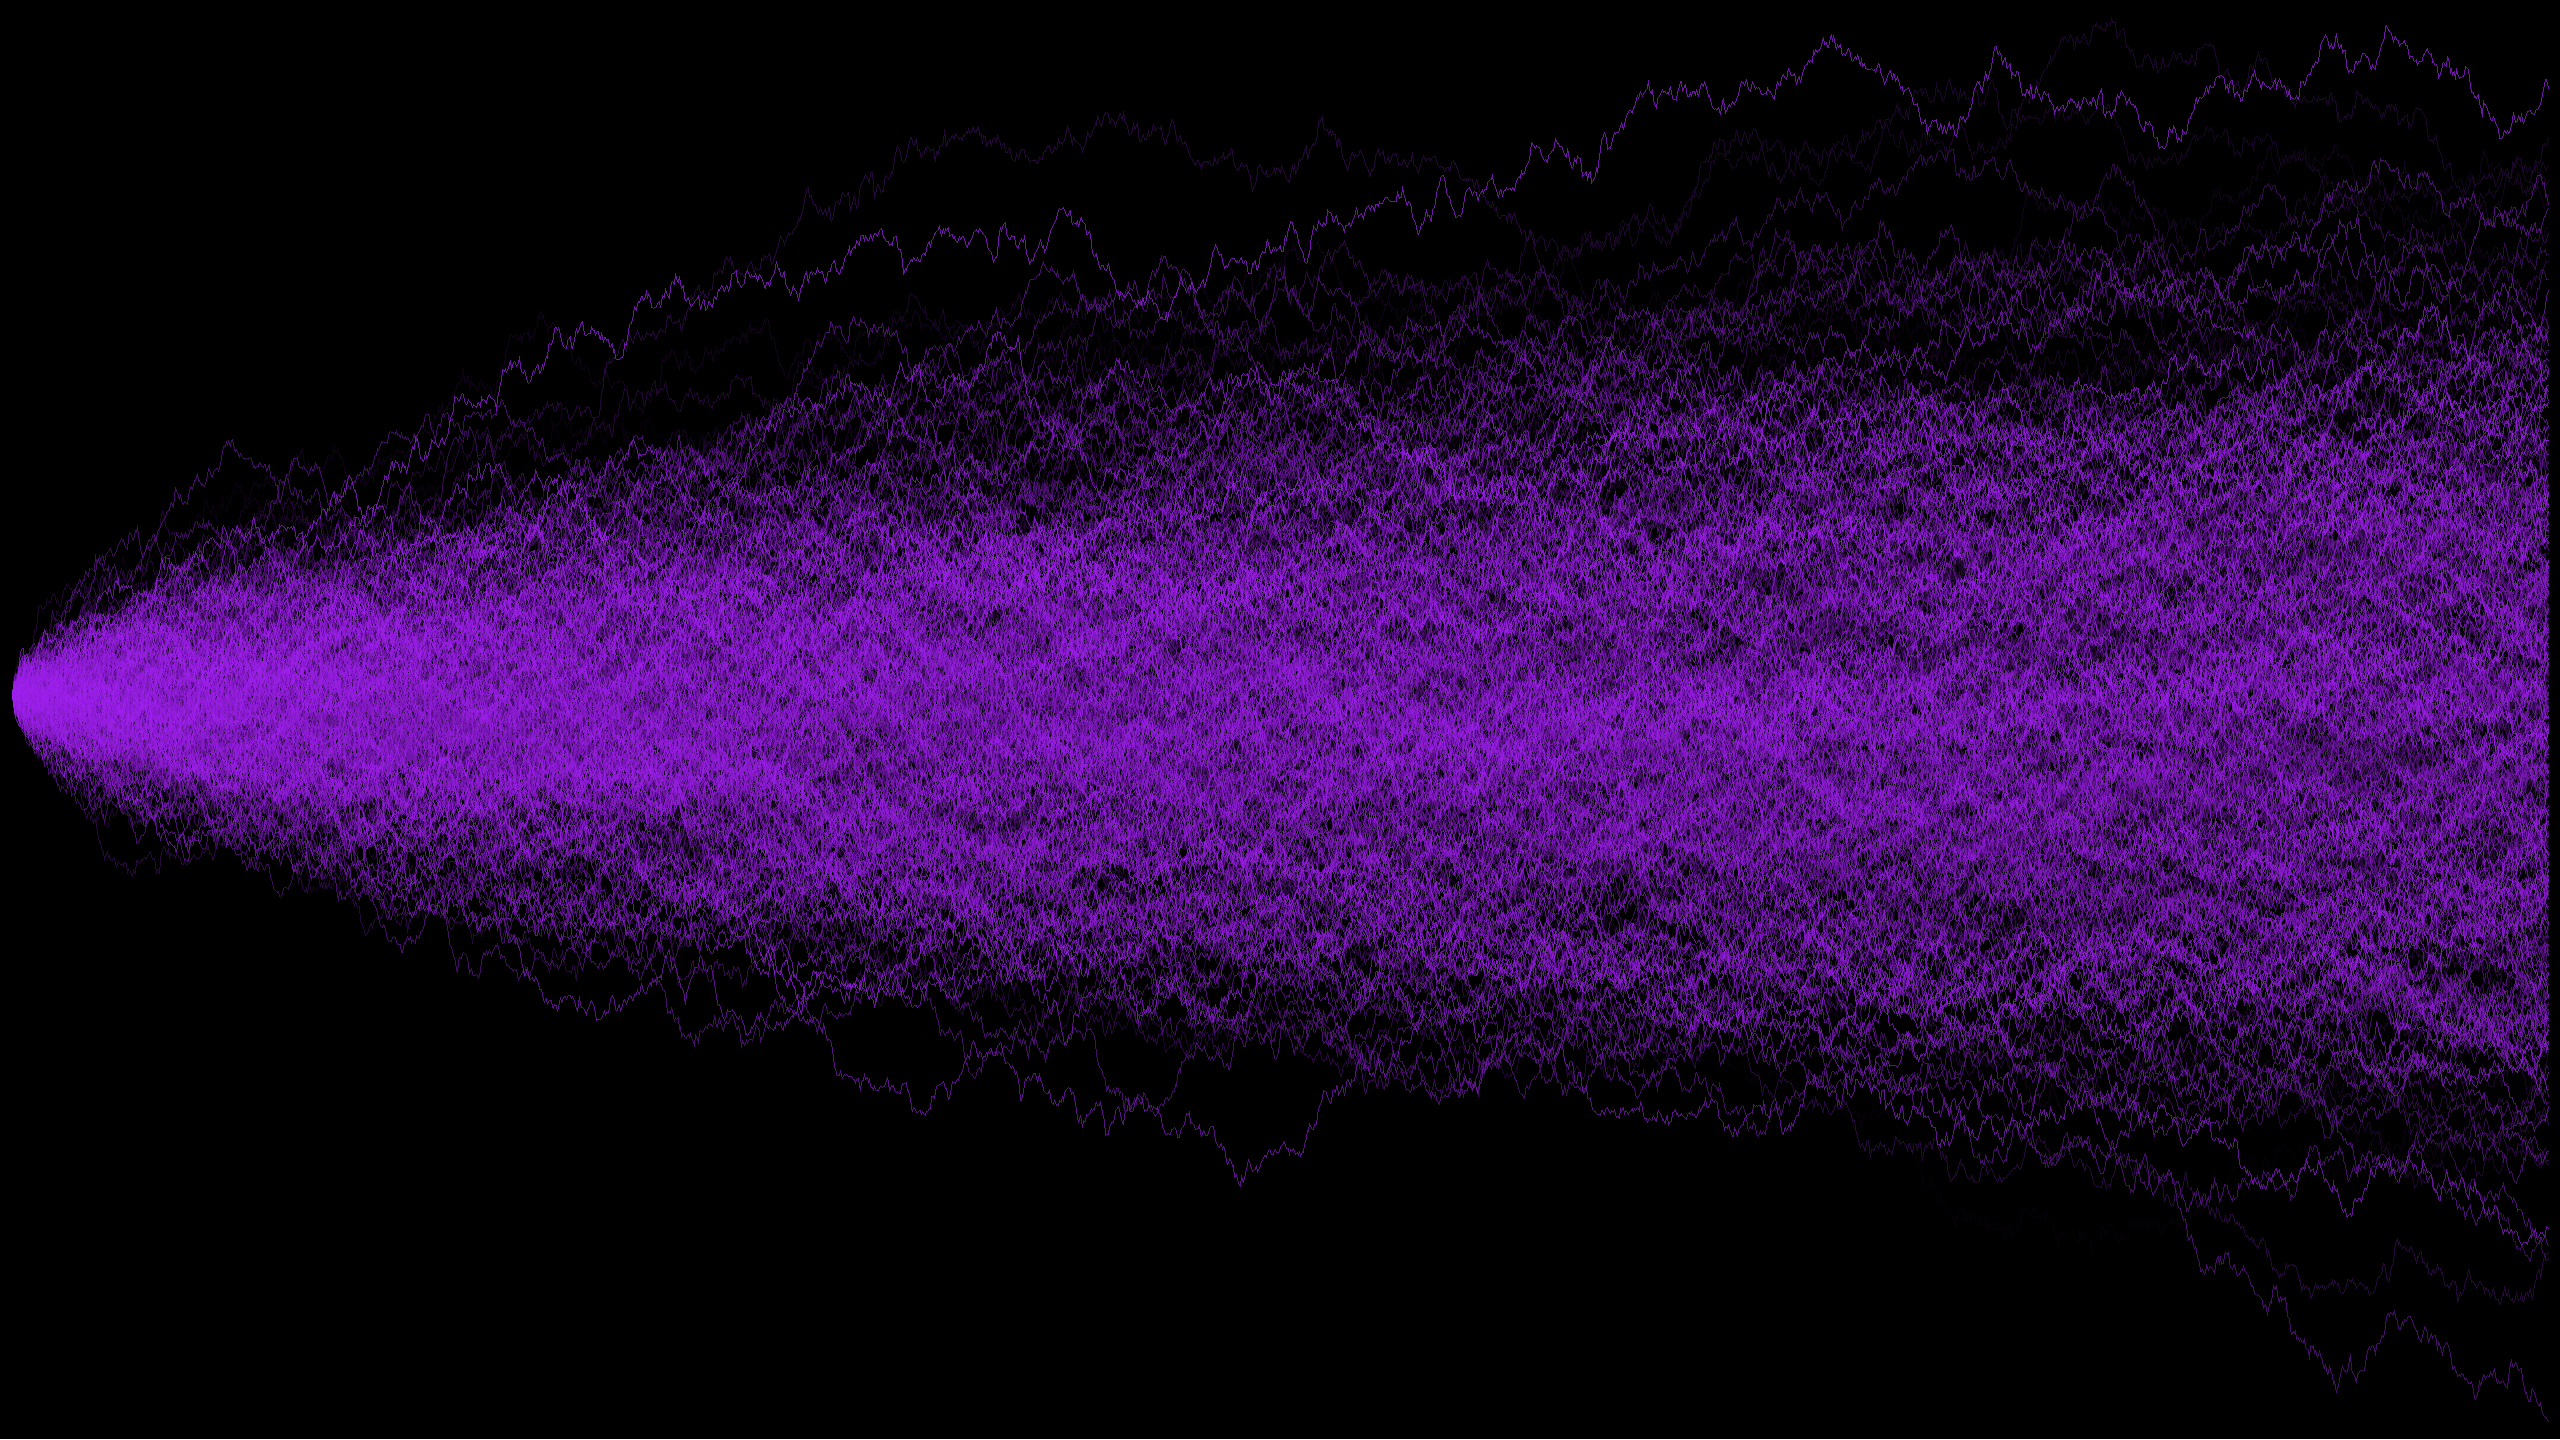

Write the R code that produced this figure.
library(lattice)

nLines <- 500
interval <- 2000
t <- 1:interval
mat <- matrix(rep(0,nLines*interval), interval,nLines)
for(i in 1:nLines){
  mat[2:interval,i] <- cumsum(rnorm(interval-1))
}

df <- data.frame(t, mat)

xyplot(X1 ~ t, data=df, 
       type="n", ylim=c(min(mat), max(mat)), 
       xlab=NULL, ylab=NULL,
       scale=list(draw=FALSE, x=list(relation="same", axs="i")),
       par.settings = list(background=list(col="black"),
                           axis.line=list(col="transparent"),
                           axis.components=list(right=list(tck=0,pad1=0,pad2=0),
                                                left=list(tck=0,pad1=0,pad2=0))),
       panel=function(...){
         panel.xyplot(...)
         cr <- colorRampPalette(c("black","purple"))(nLines)
         for(i in 2:nLines+1){
           panel.lines(df[,i]~df$t, type="l", 
                       col=cr[i-1], alpha=0.7) }
       })
